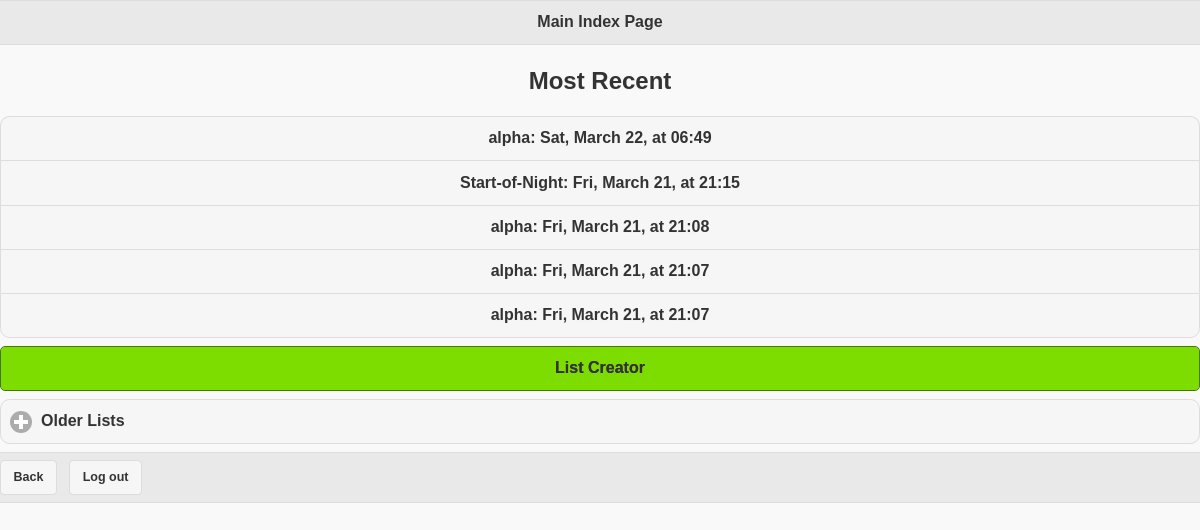
The page /beta/ (signed in) on the database as committed earlier.
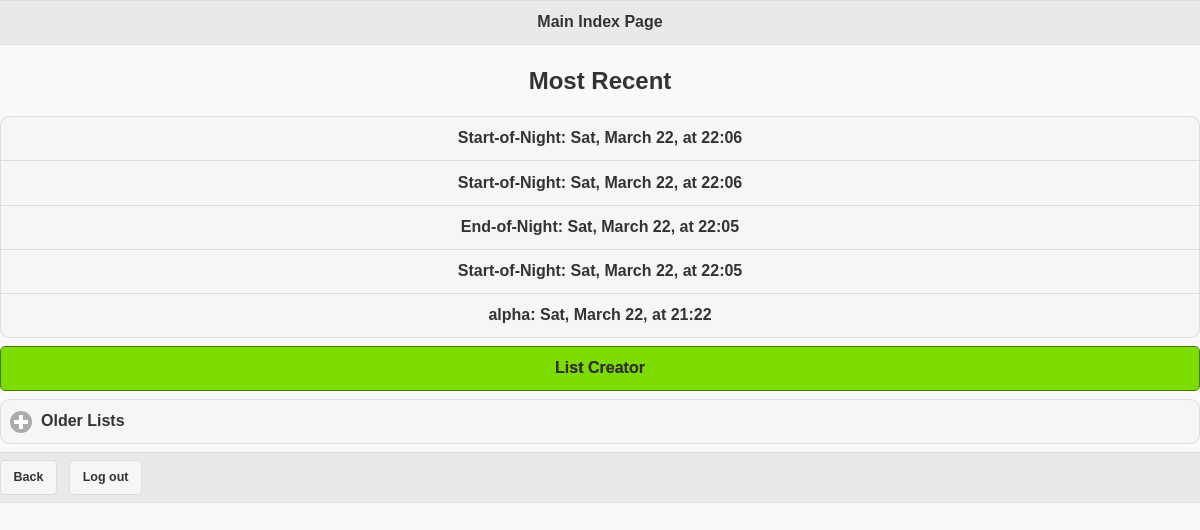
The same page on the database as committed later.
### beta/models.py (models this page shows, shortened)
class List(models.Model):
	name = models.CharField(max_length=200)
	display_name = models.CharField(max_length=30)
	pub_date = models.DateTimeField('date published')
	observers_list = models.CharField(max_length=60, default="")

### beta/views.py (the view, shortened to what this page needs)
def index(request):
	if not request.user.is_authenticated():
		return render(request, 'beta/login.html', {'error_message': "Please log in"})
	recent_lists = List.objects.order_by('-pub_date')[:5]
	older_lists = List.objects.order_by('-pub_date')[5:15]
	template = loader.get_template('beta/index.html')
	context = RequestContext(request,	{'recent_lists': recent_lists, 'older_lists': older_lists })
	return render(request, 'beta/index.html', context)

### beta/templates/beta/index.html (shortened to what this page needs)
<html>
<head>
	{% load staticfiles %}
	<link rel="stylesheet" href="{% static "beta/beta-theme.min.css" %}" />
	<link rel="stylesheet" href="{% static "beta/jquery.mobile.icons.min.css" %}" />
	<link rel="stylesheet" href="{% static "beta/jquery.mobile.structure-1.4.2.min.css" %}" />
</head>
<body>
<div data-role="header">
<h1>Main Index Page</h1>
</div>
<div data-role="controlgroup" class="ui content" style="text-align: left;">
	<center><h2>Most Recent</h2></center>
	{% if recent_lists %}
		{% for list in recent_lists %}
		<a href="{% url 'detail' list.id %}" class="ui-btn ui-corner-all">{{ list.name }}</a>
		{% endfor %}
	{% else %}
		<p>NO LISTS</p>
	{% endif %}
</div>
<a href="{% url 'listcreator' %}" class="ui-btn ui-corner-all ui-btn-b" >List Creator</a>
<div data-role="collapsible" data-collapsed="true">
	<h1>Older Lists</h1>
</div>
<div data-role="footer">
	<a href="{% url 'index' %}" class="ui-btn ui-btn-inline ui-corner-all">Back</a>
	<a href="{% url 'logout' %}" class="ui-btn ui-btn-inline ui-corner-all">Log out</a>
</div>
</body>
</html>

Rows that differ between the two databases and show on the page:
removed List: name "alpha: Sat, March 22, at 06:49"
removed List: name "Start-of-Night: Fri, March 21, at 21:15"
removed List: name "alpha: Fri, March 21, at 21:08"
removed List: name "alpha: Fri, March 21, at 21:07"
removed List: name "alpha: Fri, March 21, at 21:07"
now on this page (row edited): List: name "Start-of-Night: Sat, March 22, at 22:06"
now on this page (row edited): List: name "Start-of-Night: Sat, March 22, at 22:06"
now on this page (row edited): List: name "End-of-Night: Sat, March 22, at 22:05"
now on this page (row edited): List: name "Start-of-Night: Sat, March 22, at 22:05"
now on this page (row edited): List: name "alpha: Sat, March 22, at 21:22"
